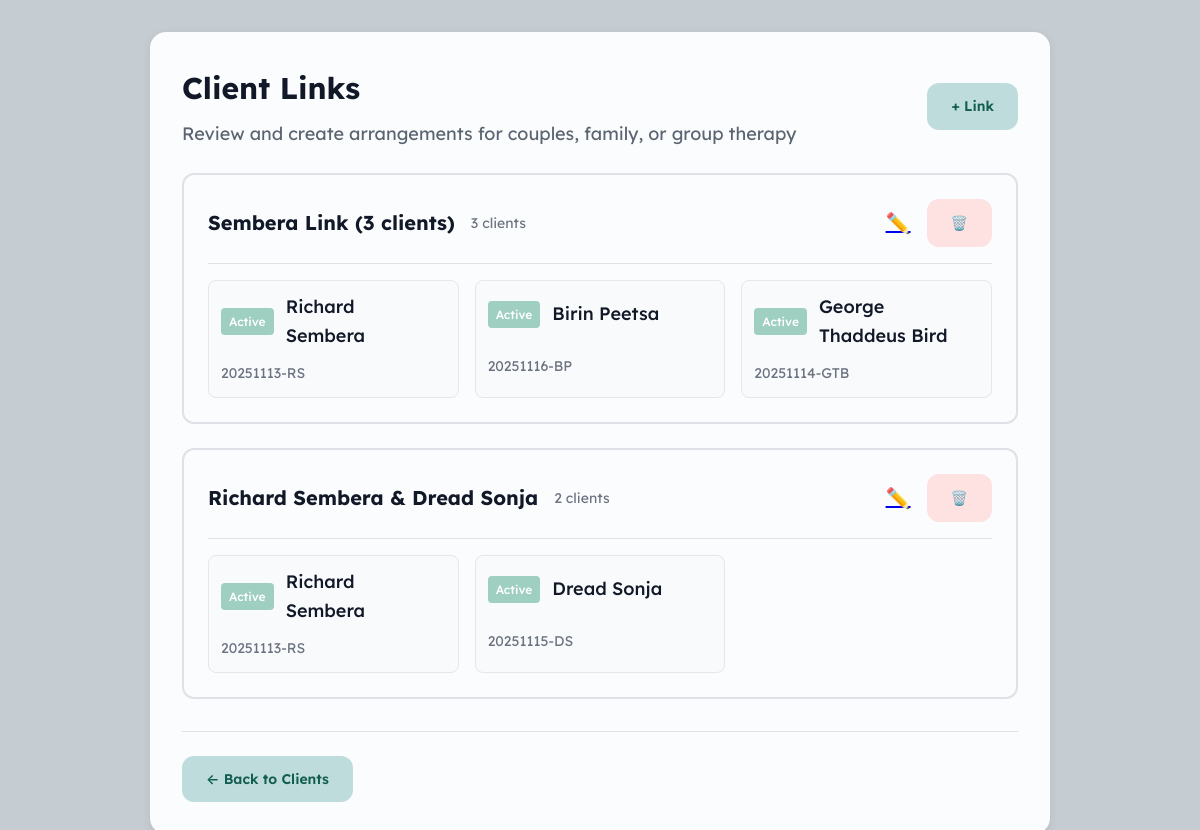
The app's page /links, older data.
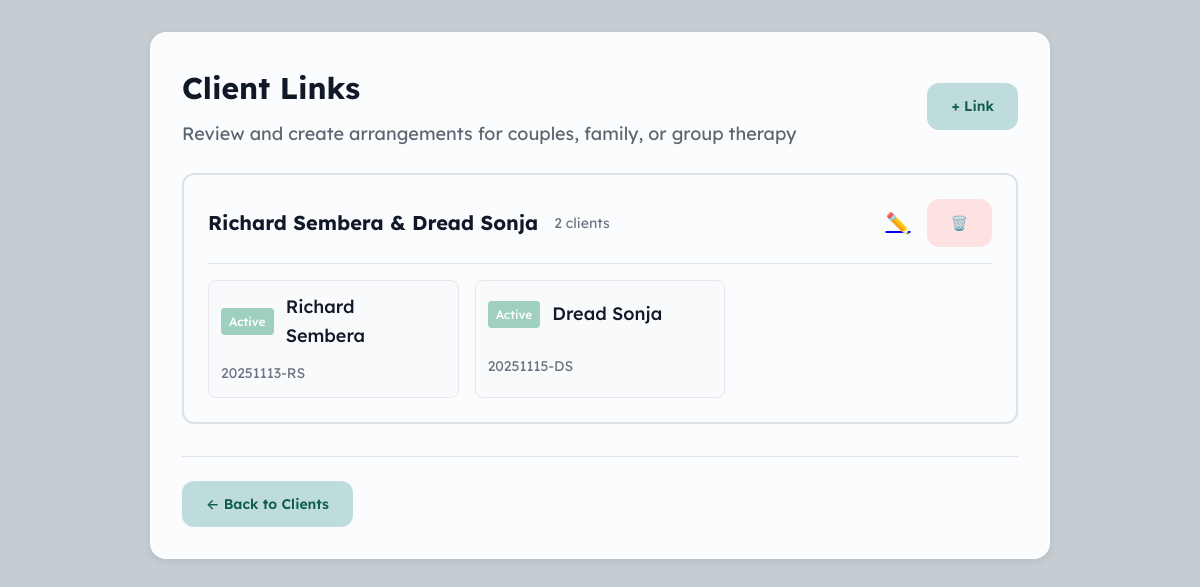
The same page, newer data.
### tables this page shows
CREATE TABLE "link_groups" (
                    id INTEGER PRIMARY KEY AUTOINCREMENT,
                    format TEXT,
                    created_at INTEGER NOT NULL
                , session_duration INTEGER);

CREATE TABLE clients (
                id INTEGER PRIMARY KEY AUTOINCREMENT,
                file_number TEXT UNIQUE NOT NULL,
                first_name TEXT NOT NULL,
                middle_name TEXT,
                last_name TEXT NOT NULL,
                type_id INTEGER NOT NULL,
                session_offset INTEGER DEFAULT 0,
                created_at INTEGER NOT NULL,
                modified_at INTEGER NOT NULL,
                is_deleted INTEGER DEFAULT 0,
                FOREIGN KEY (type_id) REFERENCES client_types(id)
            );

CREATE TABLE "client_types" (
    id INTEGER PRIMARY KEY AUTOINCREMENT,
    name TEXT UNIQUE NOT NULL,
    color TEXT NOT NULL,
    color_name TEXT,
    bubble_color TEXT,
    retention_period INTEGER,
    is_system INTEGER DEFAULT 0,
    is_system_locked INTEGER DEFAULT 0,
    created_at INTEGER NOT NULL,
    modified_at INTEGER NOT NULL
);

### web/app.py (the view)
@app.route('/links')
def manage_links():
    link_groups = db.get_all_link_groups()
    all_clients = db.get_all_clients()
    for client in all_clients:
        client['type'] = db.get_client_type(client['type_id'])
    for group in link_groups:
        for member in group.get('members', []):
            member['type'] = db.get_client_type(member['type_id'])
    return render_template('manage_links.html',
                         link_groups=link_groups,
                         all_clients=all_clients)

### core/database.py (called while the page is built)
    def connect(self):
        conn = sqlite3.connect(str(self.db_path), timeout=10.0)
        conn.execute('PRAGMA journal_mode=WAL')
        return conn

    def get_client_type(self, type_id: int) -> Optional[Dict[str, Any]]:
        conn = self.connect()
        conn.row_factory = sqlite3.Row
        cursor = conn.cursor()
        cursor.execute("SELECT * FROM client_types WHERE id = ?", (type_id,))
        row = cursor.fetchone()
        conn.close()
        return dict(row) if row else None

    def get_all_clients(self, type_id: Optional[int] = None) -> List[Dict[str, Any]]:
        conn = self.connect()
        conn.row_factory = sqlite3.Row
        cursor = conn.cursor()
        if type_id:
            cursor.execute(
                "SELECT * FROM clients WHERE type_id = ? AND is_deleted = 0 ORDER BY file_number",
                (type_id,)
            )
        else:
            cursor.execute("SELECT * FROM clients WHERE is_deleted = 0 ORDER BY file_number")
        rows = cursor.fetchall()
        conn.close()
        return [dict(row) for row in rows]

### web/templates/manage_links.html (shortened to what this page needs)
{% extends "base.html" %}
{% block extra_css %}
<link rel="stylesheet" href="{{ url_for('static', filename='css/manage_links.css') }}">
{% endblock %}
{% block content %}
<div class="card">
    <div class="header-row">
        <div>
            <h2>Client Links</h2>
            <p style="color: #5B6571; margin-top: 0.5rem;">Review and create arrangements for couples, family, or group therapy</p>
        </div>
        <div style="display: flex; gap: 0.75rem;">
            <a href="{{ url_for('add_link_group') }}" class="btn-add">+ Link</a>
        </div>
    </div>
    {% if link_groups %}
    <div class="link-groups">
        {% for group in link_groups %}
        <div class="link-group-card">
            <div class="group-header">
                <div class="group-info">
                    <h3>
                        {% if group.members|length == 2 %}
                            {{ group.members[0].first_name }} {{ group.members[0].last_name }} & {{ group.members[1].first_name }} {{ group.members[1].last_name }}
                        {% else %}
                            {{ group.members[0].last_name }} Link ({{ group.members|length }} clients)
                        {% endif %}
                    </h3>
                    <span class="member-count">{{ group.members|length }} clients</span>
                </div>
                <div class="group-actions">
                    <a href="{{ url_for('edit_link_group', group_id=group.id) }}" class="btn-icon" title="Edit group">✏️</a>
                    <button onclick="deleteGroup({{ group.id }}, '{% if group.members|length == 2 %}{{ group.members[0].first_name }} & {{ group.members[1].first_name }} {% else %}Link Group ({{ group.members|length }} clients){% endif %}')" class="btn-icon btn-danger" title="Delete group">🗑️</button>
                </div>
            </div>
            <div class="group-members">
                {% for member in group.members %}
                <a href="{{ url_for('client_file', client_id=member.id) }}" class="member-card{% if group.billing_type == 'principal' and loop.first %} principal-payer{% endif %}">
                    <span class="member-badge" style="background-color: {{ member.type.color }}">
                        {{ member.type.name }}
                    </span>
                    <span class="member-name">{{ member.first_name }} {% if member.middle_name %}{{ member.middle_name }} {% endif %}{{ member.last_name }}</span>
                    <br>
                    <span class="member-file">{{ member.file_number }}</span>
                </a>
                {% endfor %}
            </div>
        </div>
        {% endfor %}
    </div>
    {% else %}
    <div class="empty-state">
        <div class="empty-icon">🔗</div>
        <h3 style="margin: 0 0 0.5rem 0; color: #111827;">No Link Groups Yet</h3>
        <p style="margin: 0 0 0.5rem 0; color: #6B7280;">Link clients together for couples, family, or joint therapy sessions.</p>
    </div>
    {% endif %}
    <div style="margin-top: 2rem; padding-top: 1.5rem; border-top: 1px solid #DEE2E6;">
        <a href="{{ url_for('index') }}" class="btn-add">← Back to Clients</a>
    </div>
</div>
{% endblock %}

### web/templates/base.html (shortened to what this page needs)
<!DOCTYPE html>
<html lang="en">
<head>
    {% block extra_css %}{% endblock %}
</head>
<body>
    <main>
        {% block content %}{% endblock %}
    </main>
</body>
</html>

### web/static/css/manage_links.css (style rules this page uses)
.card { max-width: min(900px, 95vw); margin: 0 auto; }
.header-row { display: flex; justify-content: space-between; align-items: center; margin-bottom: 1.5rem; }
.header-row h2 { color: #111827; margin: 0; }
.btn-add { padding: 0.75rem 1.5rem; background: #BFDCDC; color: #115D4F; text-decoration: none; border-radius: 0.75rem; font-size: 0.875rem; font-weight: 600; transition: all 0.2s; display: inline-block; border: none; cursor: pointer; }
.link-groups { display: flex; flex-direction: column; gap: 1.5rem; margin-top: 1rem; }
.link-group-card { background: #FBFCFD; border: 2px solid #DEE2E6; border-radius: 0.75rem; padding: 1.5rem; transition: border-color 0.2s; }
.group-header { display: flex; justify-content: space-between; align-items: center; margin-bottom: 1rem; padding-bottom: 1rem; border-bottom: 1px solid #DEE2E6; }
.group-info { display: flex; align-items: center; gap: 1rem; }
.group-info h3 { margin: 0; color: #111827; font-size: 1.25rem; }
.member-count { color: #6B7280; font-size: 0.875rem; }
.group-actions { display: flex; gap: 0.5rem; }
.btn-icon { padding: 0.5rem; border: none; background: transparent; font-size: 1.25rem; cursor: pointer; border-radius: 0.375rem; transition: background 0.2s; }
.group-members { display: grid; grid-template-columns: repeat(auto-fill, minmax(250px, 1fr)); gap: 1rem; }
.member-card { display: flex; align-items: center; gap: 0.75rem; padding: 0.75rem; background: #F9FAFB; border: 1px solid #E5E7EB; border-radius: 0.5rem; text-decoration: none; color: inherit; transition: all 0.2s; flex-wrap: wrap; }
.member-badge { padding: 0.25rem 0.5rem; border-radius: 0.25rem; font-size: 0.75rem; font-weight: 500; color: white; white-space: nowrap; }
.member-name { flex: 1; font-weight: 500; color: #111827; }
.member-file { color: #6B7280; font-size: 0.875rem; }
.btn-danger { padding: 0.75rem 1.5rem; background: #FEE2E2; color: #DC2626; text-decoration: none; border-radius: 0.75rem; font-size: 0.875rem; font-weight: 600; border: none; cursor: pointer; transition: all 0.2s; }

Row changes from the older to the newer data that the page shows:
removed link_groups: last_name "Sembera", members|length "3", {{ member.type.name }} "Active" "Active" "Active", {{ member.first_name }} "Richard", {{ member.last_name }} "Sembera", {{ member.file_number }} "20251113-RS"
no longer on this page (row unchanged): clients: first_name "Birin", last_name "Peetsa", file_number "20251116-BP"
no longer on this page (row unchanged): clients: first_name "George", middle_name "Thaddeus", last_name "Bird", file_number "20251114-GTB"
